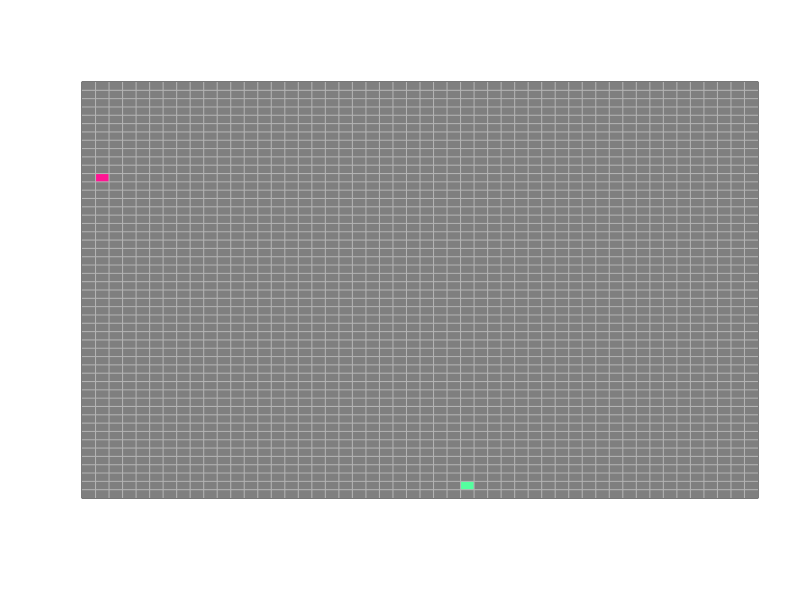
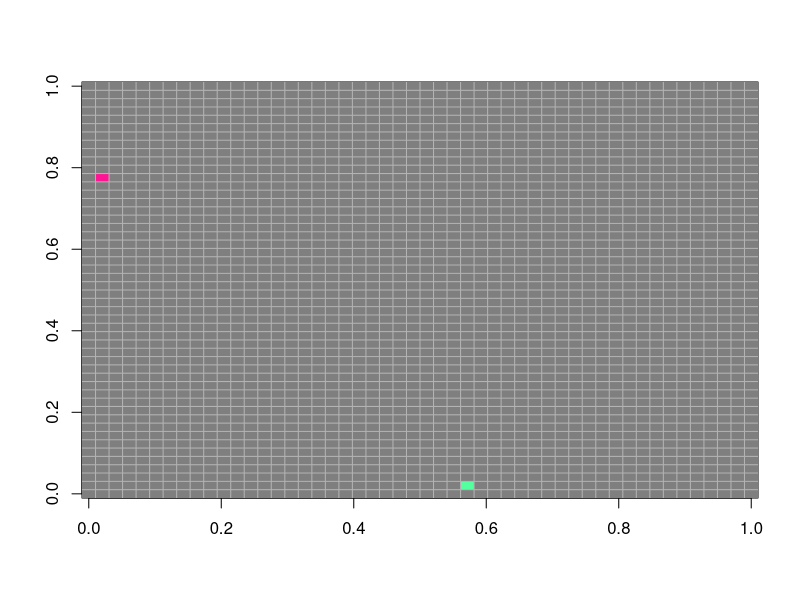
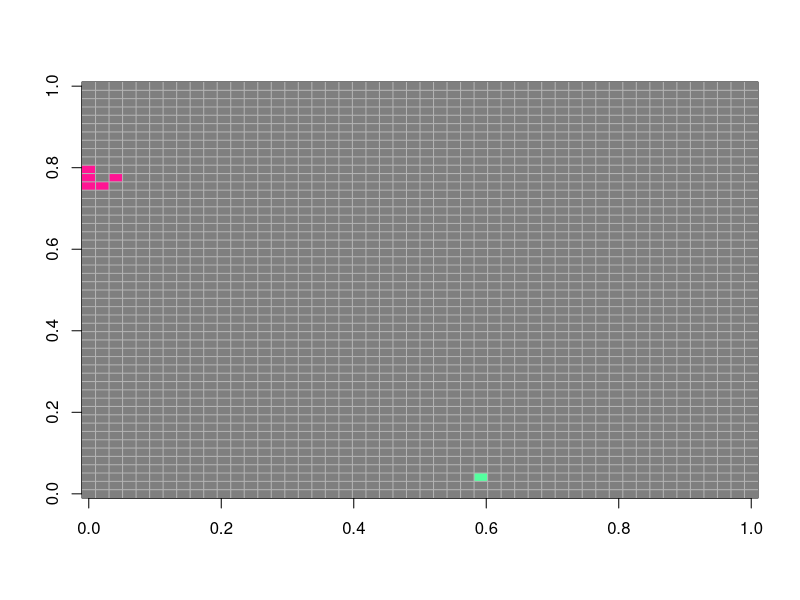
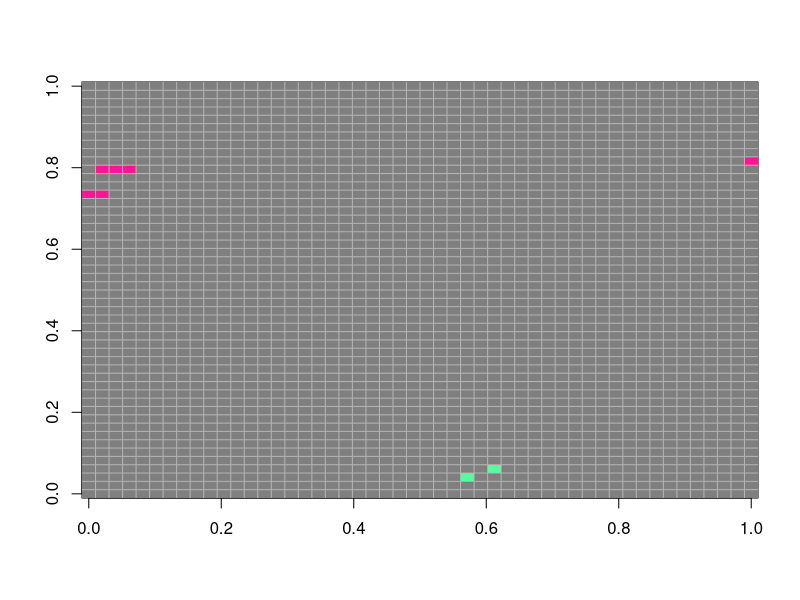
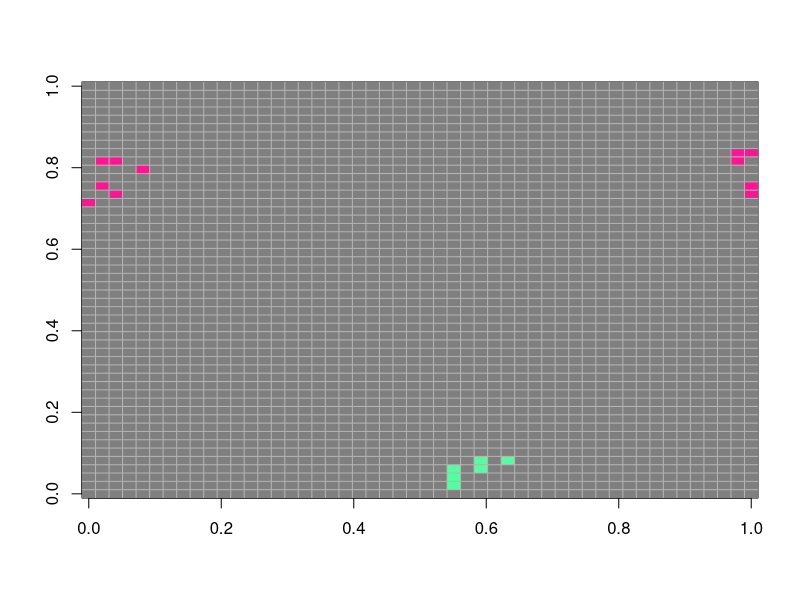
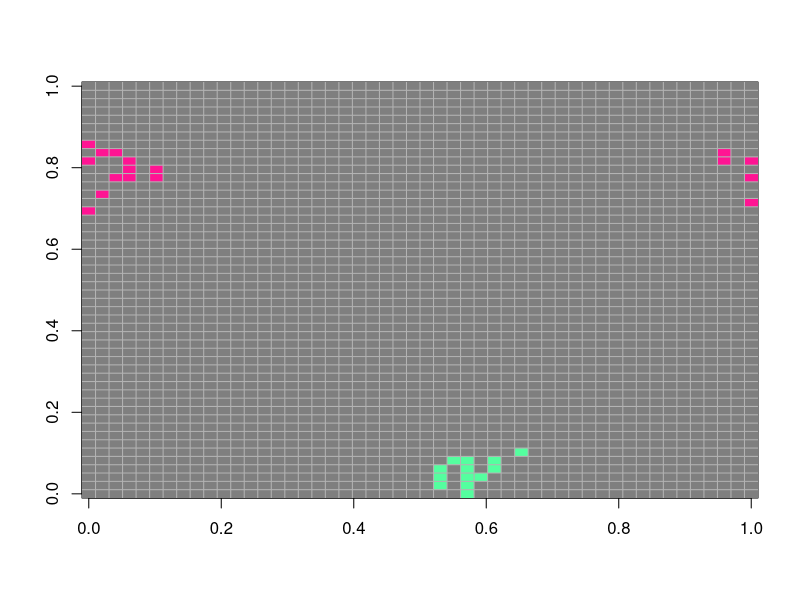
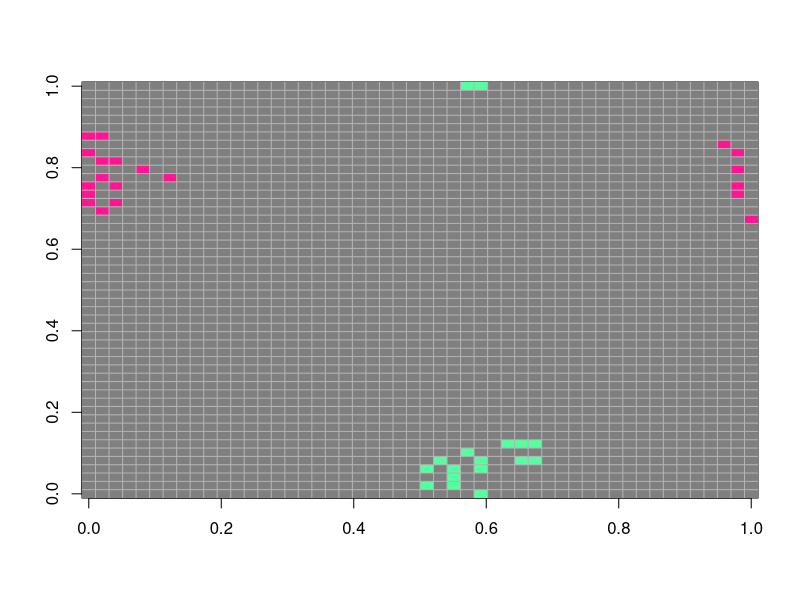
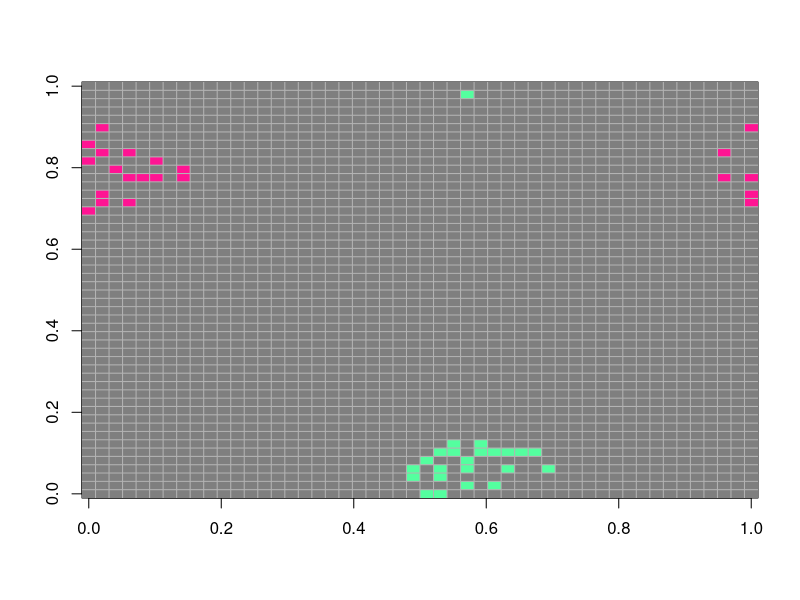

The R script that drew these images, in order:
# Se infectan plasmidos que incluso tienen bacterias con un plasmido
# mas completo
rm(list=ls())
n=50 
mat=matrix(ncol=n,nrow=n,0) 

mat[2,39]=1 
mat[29,2]=2 
image(mat,col=c("grey50","deeppink","seagreen1"),yaxt="n",xaxt="n",zlim=c(0,2)) 
grid(nx=n,ny=n,col="grey70",lty=1)

temp=mat
t=80 
n_helalthy=rep(0,t) 
n_infected=rep(0,t) 
n_resistant=rep(0,t) 

for (k in 1:t){ 
  kH=0 
  kI=0 
  kR=0 
  for (i in 1:n){
    for (j in 1:n){
      if (mat[i,j]==0) { kH=kH+1} 
      if (mat[i,j]==1) { kI=kI+1} 
      if (mat[i,j]==2) { kR=kR+1} 
      R = 0 
      R1= 0
      R0= 0
      
      # inicia conteos
      if (mat[i,j]==0){ 
        E=i+1
        W=i-1
        N=j-1
        S=j+1
        
        if (E==n+1) { E=1}
        if (W==0) { W=n}
        if (N==0) { N=n}
        if (S==n+1) { S=1}
       
        if(mat[E,j]==1){R=R+1} # East
        if(mat[W,j]==1){R=R+1} # West
        if(mat[i,N]==1){R=R+1} # North
        if(mat[i,S]==1){R=R+1} # South
        if(mat[E,N]==1){R=R+1} # North East
        if(mat[E,S]==1){R=R+1} # South East
        if(mat[W,N]==1){R=R+1} # North West
        if(mat[W,S]==1){R=R+1} # South West
      }
      a=-1.5
      b=0.6
      Pinfect=(1/(1+exp(-(a+b*R)))) 
      g<-runif(1) 
      if (g<Pinfect & mat[i,j]==0 & R>0){
        temp[i,j]=1 
      } 
      
      
      if (mat[i,j]==0){ 
        E=i+1
        W=i-1
        N=j-1
        S=j+1
        if (E==n+1) { E=1}
        if (W==0) { W=n}
        if (N==0) { N=n}
        if (S==n+1) { S=1}
       
        if(mat[E,j]==2){R1=R1+1} # East
        if(mat[W,j]==2){R1=R1+1} # West
        if(mat[i,N]==2){R1=R1+1} # North
        if(mat[i,S]==2){R1=R1+1} # South
        if(mat[E,N]==2){R1=R1+1} # North East
        if(mat[E,S]==2){R1=R1+1} # South East
        if(mat[W,N]==2){R1=R1+1} # North West
        if(mat[W,S]==2){R1=R1+1} # South West
      }
      a1<- -1.5
      b1<- 0.9
      Pinfect1<- (1/(1+exp(-(a+b*R1)))) 
      g1<- runif(1) 
      if (g1<Pinfect1 & mat[i,j]==0 & R1>0){
        temp[i,j]=2 
      }
      
      ### plasmido 1 infecta al 2 
      if (mat[i,j]==2){ 
        E=i+1
        W=i-1
        N=j-1
        S=j+1
       
        if (E==n+1) { E=1}
        if (W==0) { W=n}
        if (N==0) { N=n}
        if (S==n+1) { S=1}
        
        if(mat[E,j]==1){R=R+1} # East
        if(mat[W,j]==1){R=R+1} # West
        if(mat[i,N]==1){R=R+1} # North
        if(mat[i,S]==1){R=R+1} # South
        if(mat[E,N]==1){R=R+1} # North East
        if(mat[E,S]==1){R=R+1} # South East
        if(mat[W,N]==1){R=R+1} # North West
        if(mat[W,S]==1){R=R+1} # South West
      }
      a=-1.5
      b=0.6
      Pinfect=(1/(1+exp(-(a+b*R)))) 
      g2<-runif(1) 
      if (g2<Pinfect & mat[i,j]==2 & R>0){
        temp[i,j]=1 # pasan a plasmido 1 
      }
      
      #### plasmido 2 infecta al 1
      if (mat[i,j]==1){ 
        E=i+1
        W=i-1
        N=j-1
        S=j+1
       
        if (E==n+1) { E=1}
        if (W==0) { W=n}
        if (N==0) { N=n}
        if (S==n+1) { S=1}
       
        if(mat[E,j]==2){R1=R1+1} # East
        if(mat[W,j]==2){R1=R1+1} # West
        if(mat[i,N]==2){R1=R1+1} # North
        if(mat[i,S]==2){R1=R1+1} # South
        if(mat[E,N]==2){R1=R1+1} # North East
        if(mat[E,S]==2){R1=R1+1} # South East
        if(mat[W,N]==2){R1=R1+1} # North West
        if(mat[W,S]==2){R1=R1+1} # South West
      }
      a1<- -1.5
      b1<- 0.9
      Pinfect1<- (1/(1+exp(-(a+b*R1)))) 
      g3<- runif(1) 
      if (g3<Pinfect1 & mat[i,j]==1 & R1>0){
        temp[i,j]=2 
      }
      
      ## vuelven a ser sin plasmido
      ### plasmido 2 pierde su capcide
      if (mat[i,j]==2){ 
        E=i+1
        W=i-1
        N=j-1
        S=j+1
       
        if (E==n+1) { E=1}
        if (W==0) { W=n}
        if (N==0) { N=n}
        if (S==n+1) { S=1}
       
        if(mat[E,j]==0){R0=R0+1} # East
        if(mat[W,j]==0){R0=R0+1} # West
        if(mat[i,N]==0){R0=R0+1} # North
        if(mat[i,S]==0){R0=R0+1} # South
        if(mat[E,N]==0){R0=R0+1} # North East
        if(mat[E,S]==0){R0=R0+1} # South East
        if(mat[W,N]==0){R0=R0+1} # North West
        if(mat[W,S]==0){R0=R0+1} # South West
      }
      a=-1.4
      b=0.8
      Pinfect=(1/(1+exp(-(a+b*R0)))) 
      g4<-runif(1) 
      if (g4<Pinfect & mat[i,j]==2 & R0>0){
        temp[i,j]=0  
      }
      
      #### plasmido 1 pierde su capsula
      if (mat[i,j]==1){ 
        E=i+1
        W=i-1
        N=j-1
        S=j+1
      
        if (E==n+1) { E=1}
        if (W==0) { W=n}
        if (N==0) { N=n}
        if (S==n+1) { S=1}
       
        if(mat[E,j]==0){R0=R0+1} # East
        if(mat[W,j]==0){R0=R0+1} # West
        if(mat[i,N]==0){R0=R0+1} # North
        if(mat[i,S]==0){R0=R0+1} # South
        if(mat[E,N]==0){R0=R0+1} # North East
        if(mat[E,S]==0){R0=R0+1} # South East
        if(mat[W,N]==0){R0=R0+1} # North West
        if(mat[W,S]==0){R0=R0+1} # South West
      }
      a1<- -1.4
      b1<- 0.8
      Pinfect1<- (1/(1+exp(-(a+b*R0)))) 
      g5<- runif(1)
      if (g5<Pinfect1 & mat[i,j]==1 & R0>0){
        temp[i,j]=0 
      }
      
      
    }
  }
  image(mat,col=c("grey50","deeppink","seagreen1"),add=F,,zlim=c(0,2)) 
  grid(nx=n,ny=n,col="grey70",lty=1)
  Sys.sleep(0.1) 
  mat=temp 
  n_helalthy[k]=kH
  n_infected[k]=kI
  n_resistant[k]=kR
}
